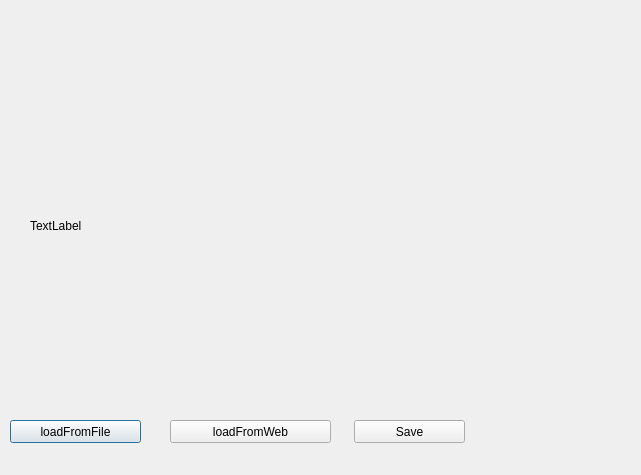
<?xml version="1.0" encoding="UTF-8"?>
<ui version="4.0">
 <class>Dialog</class>
 <widget class="QDialog" name="Dialog">
  <property name="geometry">
   <rect>
    <x>0</x>
    <y>0</y>
    <width>641</width>
    <height>475</height>
   </rect>
  </property>
  <property name="windowTitle">
   <string>Dialog</string>
  </property>
  <widget class="QLabel" name="lbl_picture">
   <property name="geometry">
    <rect>
     <x>30</x>
     <y>50</y>
     <width>541</width>
     <height>351</height>
    </rect>
   </property>
   <property name="text">
    <string>TextLabel</string>
   </property>
  </widget>
  <widget class="QPushButton" name="btn_loadFromFile">
   <property name="geometry">
    <rect>
     <x>10</x>
     <y>420</y>
     <width>131</width>
     <height>23</height>
    </rect>
   </property>
   <property name="text">
    <string>loadFromFile</string>
   </property>
  </widget>
  <widget class="QPushButton" name="btn_loadFromWeb">
   <property name="geometry">
    <rect>
     <x>170</x>
     <y>420</y>
     <width>161</width>
     <height>23</height>
    </rect>
   </property>
   <property name="text">
    <string>loadFromWeb</string>
   </property>
  </widget>
  <widget class="QPushButton" name="btn_savePicture">
   <property name="geometry">
    <rect>
     <x>354</x>
     <y>420</y>
     <width>111</width>
     <height>23</height>
    </rect>
   </property>
   <property name="text">
    <string>Save</string>
   </property>
  </widget>
 </widget>
 <resources/>
 <connections/>
</ui>
